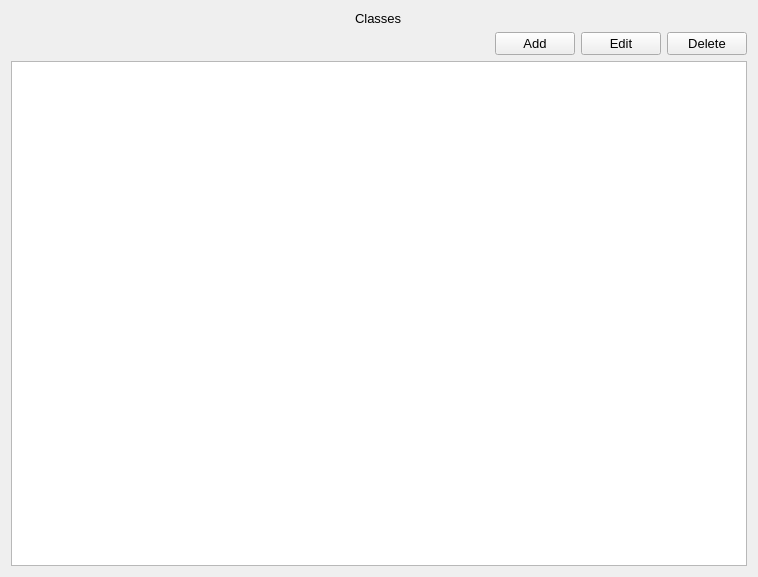
<?xml version="1.0" encoding="UTF-8"?>
<ui version="4.0">
 <class>PageClassesForm</class>
 <widget class="QWidget" name="PageClassesForm">
  <property name="geometry">
   <rect>
    <x>0</x>
    <y>0</y>
    <width>758</width>
    <height>577</height>
   </rect>
  </property>
  <property name="font">
   <font>
    <pointsize>10</pointsize>
   </font>
  </property>
  <property name="windowTitle">
   <string>Form</string>
  </property>
  <layout class="QVBoxLayout" name="verticalLayout">
   <item alignment="Qt::AlignHCenter">
    <widget class="QLabel" name="label">
     <property name="text">
      <string>Classes</string>
     </property>
    </widget>
   </item>
   <item>
    <layout class="QHBoxLayout" name="horizontalLayout">
     <item>
      <spacer name="horizontalSpacer">
       <property name="orientation">
        <enum>Qt::Horizontal</enum>
       </property>
       <property name="sizeHint" stdset="0">
        <size>
         <width>40</width>
         <height>20</height>
        </size>
       </property>
      </spacer>
     </item>
     <item>
      <widget class="QPushButton" name="btnAddClass">
       <property name="text">
        <string>Add</string>
       </property>
      </widget>
     </item>
     <item>
      <widget class="QPushButton" name="btnEditClass">
       <property name="text">
        <string>Edit</string>
       </property>
      </widget>
     </item>
     <item>
      <widget class="QPushButton" name="btnDeleteClass">
       <property name="text">
        <string>Delete</string>
       </property>
      </widget>
     </item>
    </layout>
   </item>
   <item>
    <widget class="QTableView" name="tvClasses"/>
   </item>
  </layout>
 </widget>
 <resources/>
 <connections/>
</ui>
